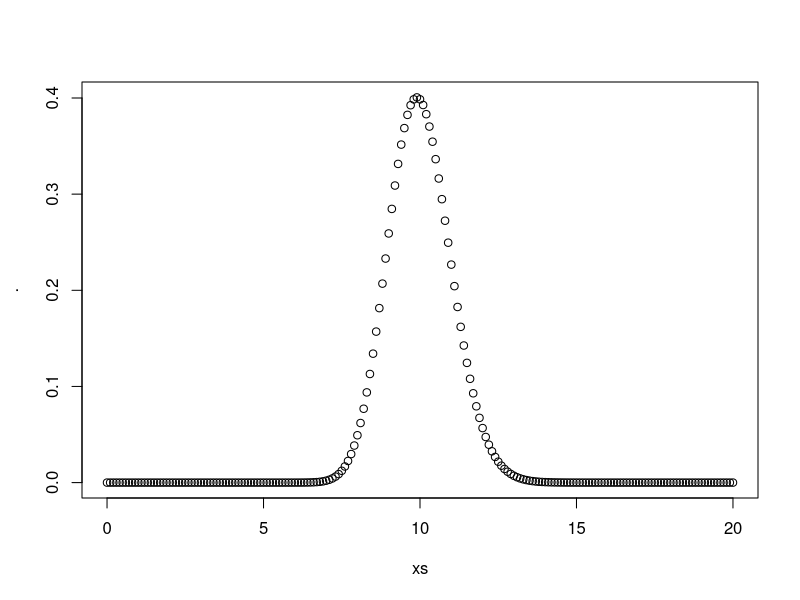
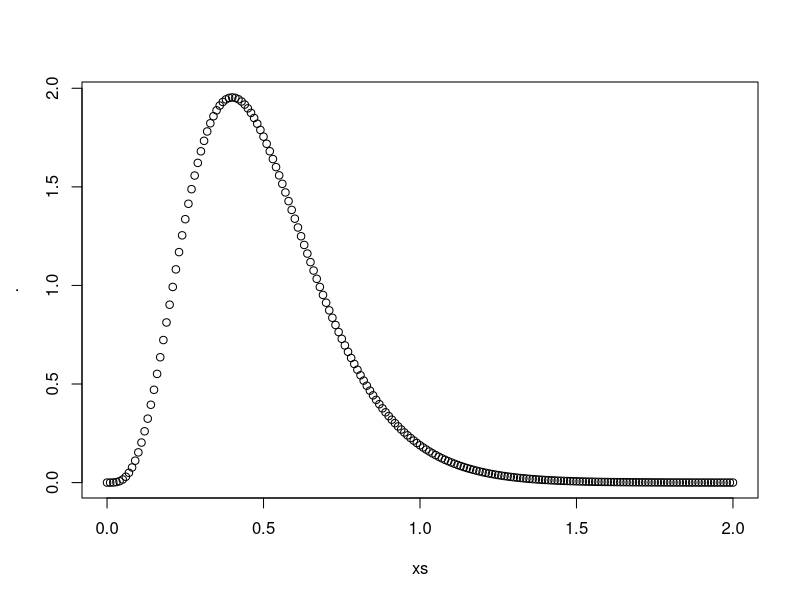

Reproduce these figures in R, in order. (Note: this script raises an error after producing the figures.)
library(data.table)
library(magrittr)

# gain: gamma mean at 100*0.1=10
gainShape <- 100
gainScale <- 0.1
xs <- seq(0, 20, 0.1)
dgamma(xs, gainShape, scale=gainScale) %>% plot(x = xs)

# bias: gamma mean at 5*0.1=0.5
biasShape <- 5
biasScale <- 0.1
xs <- seq(0, 2, 0.01)
dgamma(xs, biasShape, scale=biasScale) %>% plot(x = xs)

biasVals <- seq(0, 2, 0.1)
gainVals <- seq(0, 20, 1)
grid <- expand.grid(biasVals, gainVals) %>% as.data.table()
setnames(grid, colnames(grid), c("bias", "gain"))

gammaCdf <- function(x, shape, scale) {
  pgamma(x, shape, scale = scale)
}

# use the cdf to calculate the probability for each bin (represented by the leftmost value, e.g. 0 represents the 0-1 bin for gain)
biasDT <- data.table(val = biasVals)
biasDT[, cumulative_p := gammaCdf(val, biasShape, biasScale)]
biasDT[, p := shift(cumulative_p, type = "lead") - cumulative_p]
stopifnot(round(sum(biasDT$p, na.rm = TRUE), 3) == 1)

gainDT <- data.table(val = gainVals)
gainDT[, cumulative_p := gammaCdf(val, gainShape, gainScale)]
gainDT[, p := shift(cumulative_p, type = "lead") - cumulative_p]
stopifnot(round(sum(gainDT$p, na.rm = TRUE), 3) == 1)

# joint gamma probabilities of biases and gains
getJointP <- function(dt) {
  stopifnot(nrow(dt) ==  1)
  
  biasDT[val == dt$bias]$p * gainDT[val == dt$gain]$p
}
grid <- grid[, .(bias, gain, jointP = getJointP(.SD)), by = row.names(grid)]

# make sure the discrete approximation grid covers about all of the original continuous density, up to 3 decimal places
stopifnot(round(sum(grid$jointP, na.rm = TRUE), 3) == 1)

# final normalization to make sure everything sums up to exactly 1
grid$jointP <- grid$jointP/sum(grid$jointP, na.rm = TRUE)
stopifnot(sum(grid$jointP, na.rm = TRUE) == 1)

# remove RHS endpoint of last bin
grid <- grid[!is.na(jointP)]

grid[, row.names := NULL]
fwrite(grid, file = sprintf("cache/bias-shape=%i-scale=%.2f_gain-shape=%i-scale=%.2f_grid.csv", biasShape, biasScale, gainShape, gainScale))